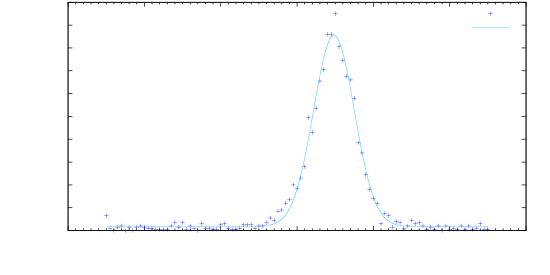

This chart was generated by the following gnuplot code:
clear
reset
file = "linienscans_neues_schema_01_FES"
datafile = sprintf('../dat/%s.dat',file)

set key inside top right
set xlabel 'Relativfrequenz [MHz]'
set ylabel 'Countrate [s$^{-1}$]'
set samples 100000
set mxtics 10
set tmargin 0.2
#set format x "%.3f"

#set xrange [-300:300]
#set xtics 0.004

a = 30000
b = 1
mu = 100

a_g = 30000
sigma_g = 60

a_l = 1000
gamma_l = 0.5

s = 50000

n = 1

set fit errorvariables
#FIT_LIMIT=1e-12

gauss(x) = exp(-(x-mu)**2/(2*sigma_g**2))/(sigma_g*sqrt(2*pi))
gauss_fit(x) = a * gauss(x) + b

lorentz(x)= gamma_l/(2*pi)/(gamma_l**2+4*(x-mu)**2)
lorentz_fit(x) = a * lorentz(x) + b

lorentz_b(x)= gamma_l*s/(2*(s+1)*(1+4*(x-mu)**2/((1+s)*gamma_l**2)))
lorentz_b_fit(x) = a * lorentz_b(x) + b

#voigt(x)= (n*lorentz(x)+(1-n)*gauss(x))
#voigt_fit(x) = a * voigt(x) + b

voigt_b(x)= (n*a_l*lorentz_b(x)+(1-n)*a_g*gauss(x))
voigt_b_fit(x) = a * voigt_b(x) + b

#test(x) = a * s*voigt(x)/(1+s*voigt(x)) + b



#################
##### Fano ######
#################

#a = 0.11
#b = 0.69
#q = 60
#gamma = 55.8
#E0 = -3.3

#fano(x) = (q*gamma/2+x-E0)**2/((x-E0)**2+(gamma/2)**2)
#fano_fit(x) = a * fano(x) + b


#fit voigt_fit(x) datafile using 1:2 via a,c,sigma,s,mu,n
#fit voigt_b_fit(x) datafile using 1:2 via a,b,a_g,a_l,sigma_g,gamma_l,s,mu,n
fit gauss_fit(x) datafile using ($1*1000000):4 via a,b,sigma_g,mu
#fit lorentz_b_fit(x) datafile using 1:2 via a,b,sigma,mu,s
#fit lorentz_fit(x) datafile using ($1*1000000):2 via a,b,gamma,mu
#fit test(x) datafile using 1:2 via a,b,sigma,mu,s,n
#fit fano_fit(x) datafile using 1:2 via a,b,gamma,q,E0

set label 1 '$G(\nu)=A\cdot\frac{1}{\sigma\sqrt{2\pi}}\mathrm{e}^{-\frac{1}{2}\frac{(\nu-\mu)^2}{\sigma^2}}+b$' at graph 0.03, 0.9
set label 2 sprintf('$2\sigma = (%.2f\pm%.2f)\,$MHz',2*sigma_g,2*sigma_g_err) at graph 0.03, 0.75
set label 3 sprintf('$\mu = (%.2f\pm%.2f)\,$MHz',mu,mu_err) at graph 0.03, 0.68
set label 4 sprintf('$A = (%.0f\pm%.0f)\,\nicefrac{\text{MHz}}{\text{s}}$',a,a_err) at graph 0.03, 0.61
set label 5 sprintf('$b = (%.2f\pm%.2f)\,$s$^{-1}$',b,b_err) at graph 0.03, 0.54

set term push
set term epslatex color 10 size 14cm, 7cm
set out sprintf('%s.tex',file)

plot datafile using ($1*1000000):4 with points title 'Messpunkte' lc rgb 'blue',\
gauss_fit(x) lc rgb '#00BFFF' lt 1 title 'Fit'

unset out
